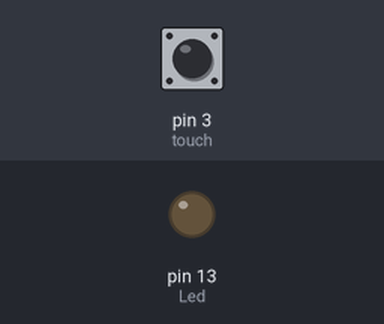
Bench run of a sketch on a simulated Arduino Uno, built with avr-gcc and run on an emulated ATmega328P. Shown: output pins drawn as LEDs (lit = HIGH). The test bench sets the inputs (shaded band); at power-on: pin 3 (touch) LOW.

Above: at 1.2 s.
1.3 s: pin 3 (touch) pulled HIGH for 0.15 s
At 1.37 s:
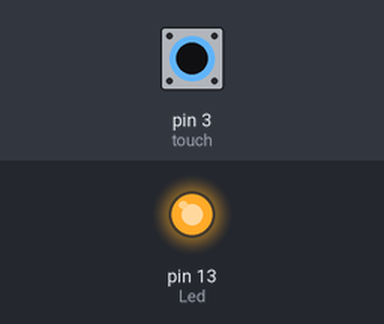
2.9 s: pin 3 (touch) pulled HIGH for 3.2 s
At 7.2 s:
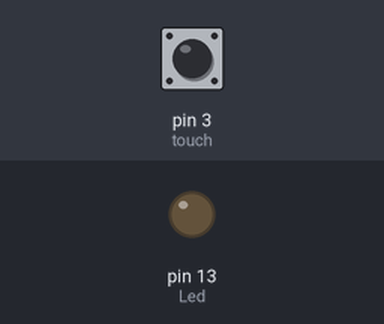
Timing chart, 0 to 8.7 s (numbered marks = the images above; inputs shaded):
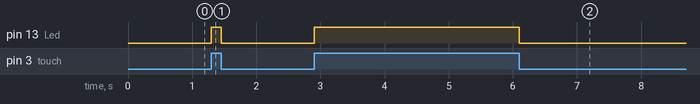

The sketch:

05b_TouchSensor.ino
```cpp
int Led=13;// Define LED interface
int touch=3;//Define the touch module interface
int val;// Digital variables "val"
void setup()
{
pinMode(Led,OUTPUT);// Define the LED for the output interface
pinMode(touch,INPUT);/*Define the touch module for the input interface*/
}
void loop()
{
val=digitalRead(touch);/* Will the value of the digital interface 3 read assigned to val*/
if(val==HIGH)/* When the key switch sensor detection signal, LED light*/
{
digitalWrite(Led,HIGH);
}
else
{
digitalWrite(Led,LOW);
}
}
```

Measured:
- after the input at 1.3 s, pin 13 (Led): LOW → HIGH at once, → LOW 0.15 s later
- after the input at 2.9 s, pin 13 (Led): LOW → HIGH at once, → LOW 3.2 s later
